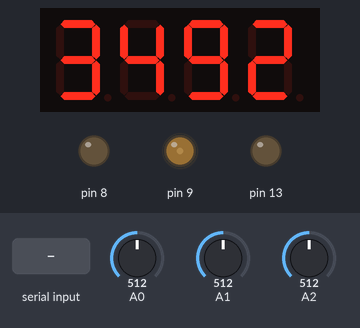
Recording of a sketch running on a simulated Arduino Uno, built with avr-gcc and run on an emulated ATmega328P. On the bench: 4-digit seven-segment display, output pins drawn as LEDs (lit = HIGH). The inputs (shaded band) are chosen by the test bench; at power-on: A0 = 512, A1 = 512, A2 = 512. Random numbers use the default seed unless the sketch sets one; what the sketch prints to the serial monitor is not drawn.

Above: at 1.2 s.
1.3 s: "g" received over Serial
At 1.69 s:
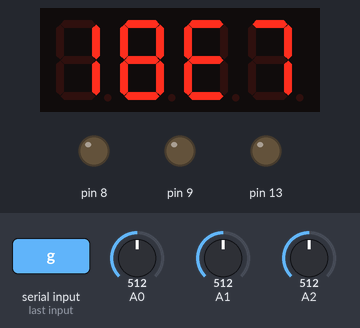
3.9 s: "g" received over Serial
At 4.11 s:
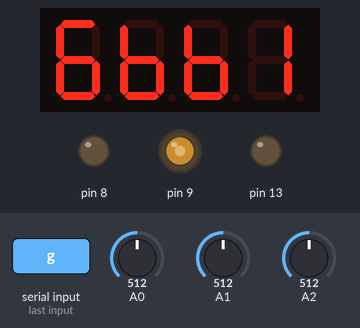
6.3 s: "g" received over Serial
At 6.53 s:
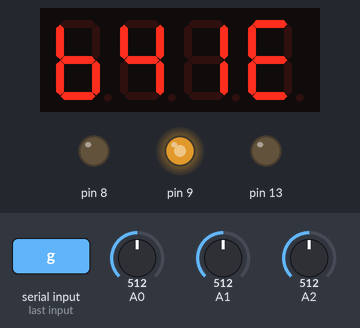
Timing chart, 0 to 21.7 s (numbered marks = the images above; inputs shaded):
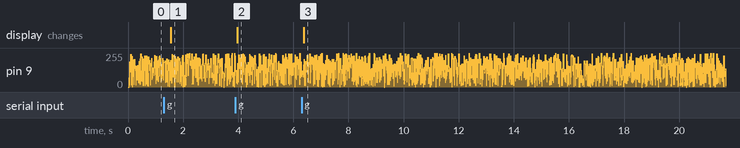

Measured:
- after the input at 1.3 s, the display: changes after 0.25 s (image 1)
- after the input at 3.9 s, the display: changes after 0.06 s (image 2)
- after the input at 6.3 s, the display: changes after 0.08 s (image 3)

The sketch:

makeshift_radio.ino
```cpp
#include <TM1637.h>

#define DAC_MASK 0x03
#define TM_CLK 19
#define TM_DIO 18
#define DOT   512
#define DASH  1024

unsigned int correctValues[] = { 0, 0, 0, 0 };
unsigned int currentValues[] = { 0, 0, 0, 0 };
signed int callibValues[3][9] = {
                                    {0, 114, 243, 384, 534, 688, 829, 966, 1023},
                                    {0, 106, 231, 366, 524, 684, 827, 964, 1023},
                                    {0,  85, 217, 351, 497, 664, 807, 943, 1023}};
char serialChar;

TM1637 tm(TM_CLK, TM_DIO);

void setup() {
  // put your setup code here, to run once:
  DDRB |= DAC_MASK;
  tm.init();
  tm.set(7);
  Serial.begin(9600);
  createNewSolution();
  pinMode(13, OUTPUT);
  pinMode(9,  OUTPUT);
}

void loop() {
  // put your main code here, to run repeatedly:
  //writeDac(random(0, DAC_MASK));
  analogWrite(9, random(0,255));
  delay(10);

//  currentValues[0] = map(analogRead(0), 0, 1023, 1, 9);// / 100;
//  currentValues[1] = map(analogRead(1), 0, 1023, 1, 9);// / 100;
//  currentValues[2] = map(analogRead(2), 0, 1023, 1, 9);// / 100;
//  currentValues[3] = map(analogRead(3), 0, 1023, 1, 9);// / 100;

  for(int i = 0; i < 3; i ++) currentValues[i] = findClosest(i, analogRead(i));

  Serial.print(currentValues[0]);Serial.print(" ");Serial.print(currentValues[1]);Serial.print(" ");Serial.print(currentValues[2]);Serial.print(" ");Serial.print(currentValues[3]);Serial.println();
  //Serial.print(correctValues[0]);Serial.print(" ");Serial.print(correctValues[1]);Serial.print(" ");Serial.print(correctValues[2]);Serial.print(" ");Serial.print(correctValues[3]);Serial.println();
//  Serial.print(analogRead(0));Serial.print(" ");
//  Serial.print(analogRead(1));Serial.print(" ");
//  Serial.print(analogRead(2));Serial.print(" ");
//  Serial.println();
  //if(compareArrays(currentValues, correctValues, sizeof(currentValues), 50))
  if(correctValues[0] == currentValues[0] && correctValues[1] == currentValues[1] && correctValues[2] == currentValues[2])// && correctValues[3] == currentValues[3])
  {
    // Play morse here
    Serial.println("SOLVED!");
    dot();dot();dot();dash();dash();dash();dot();dot();dot();
    delay(1000);
    // Generate new values for correct answer
    createNewSolution();
  }

  if(Serial.available())
  {
    serialChar = Serial.read();
    if(serialChar == 'g') createNewSolution();
  }
}

void writeDac(char value)
{
  PORTB = (PORTB & ~DAC_MASK) | (value & DAC_MASK);
}

bool compareArrays(unsigned int *array1, unsigned int *array2, unsigned int arraySize, unsigned int marginOfError)
{
  for(int i = 0; i < arraySize; i++) if(array1[i] != array2[i]) return false;
    //if(!((array1[i] >= array2[i] - marginOfError) && (array1[i] <= array2[i] + marginOfError))) return false;
  return true;
}

void encodeAndDisplay(unsigned int *arrayToEncode)
{
  for(int i = 0; i < 4; i++)
    tm.display(i, arrayToEncode[i]);
}

void createNewSolution()
{
  unsigned int  displayedValue[4];
  unsigned char textBuffer[16];
  unsigned long product;

  generate:
  displayedValue[0] = random(0, 15);
  displayedValue[1] = random(0, 15);
  displayedValue[2] = random(0, 15);
  displayedValue[3] = random(0, 15);

  product = displayedValue[0]*displayedValue[1]*displayedValue[2]*displayedValue[3];
  //if(product < 1000 || product > 9999) goto generate;
  if(product < 100 || product > 999) goto generate;

  //correctValues[0] = (product / 1000);
  correctValues[0] = (product % 1000) / 100;
  correctValues[1] = (product % 100)  / 10;
  correctValues[2] = (product % 10);
  if(correctValues[0] == 0 || correctValues[1] == 0 || correctValues[2] == 0) goto generate;// || correctValues[3] == 0) goto generate;

  encodeAndDisplay(displayedValue);

  Serial.print("Product:");Serial.print(product);Serial.print(" Correct value:");Serial.print(correctValues[0]);Serial.print(" ");Serial.print(correctValues[1]);Serial.print(" ");Serial.print(correctValues[2]);Serial.print(" ");Serial.print(correctValues[3]);Serial.println();
}

void dot()
{
  analogWrite(9, 128);
  delay(250);
  analogWrite(9, 0);
  delay(250);
}

void dash()
{
  analogWrite(9, 128);
  delay(500);
  analogWrite(9, 0);
  delay(500);
}

short findClosest(short sensor, int value)
{
  short index = 0;
  signed int distance = 2048;
  for(int i = 0; i < 9; i++)
  {
    if(abs(callibValues[sensor][i] - value) <= distance)
    {
      distance = abs(callibValues[sensor][i] - value);
      index = i;
    }
  }
  return index + 1;
}
```
